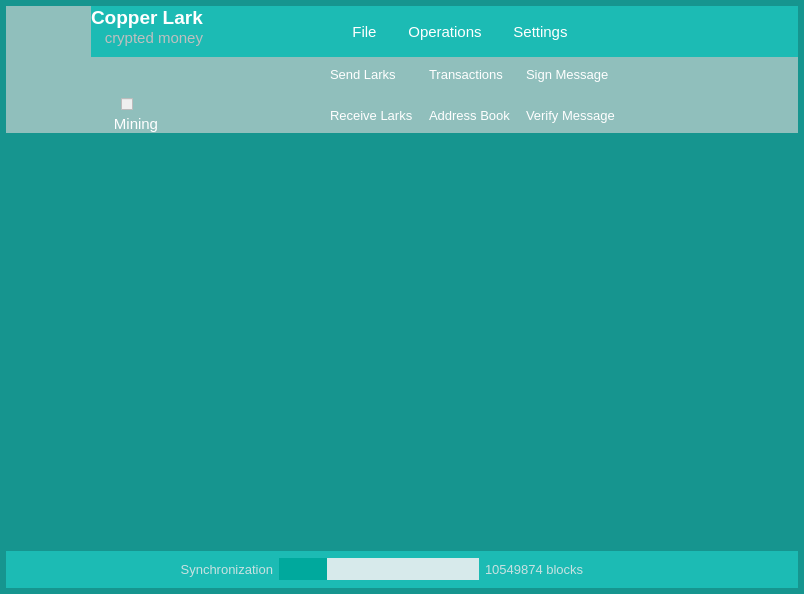
<?xml version="1.0" encoding="UTF-8"?>
<ui version="4.0">
 <class>MainWindow</class>
 <widget class="QMainWindow" name="MainWindow">
  <property name="geometry">
   <rect>
    <x>0</x>
    <y>0</y>
    <width>804</width>
    <height>594</height>
   </rect>
  </property>
  <property name="font">
   <font>
    <stylestrategy>PreferAntialias</stylestrategy>
   </font>
  </property>
  <property name="windowTitle">
   <string>MainWindow</string>
  </property>
  <property name="styleSheet">
   <string notr="true">#MainWindow {
	background-color: rgb(22, 149, 143);
	/*margin: 6px;
	/*border: 6px solid rgba(0,0,0, 0);*/
}

QMenu {
    background-color: #1cbbb4;
    border: 0px solid black;
}

QMenu::item {
    background-color: transparent;
	color: #deeef1;;
}

QMenu::item:selected {
    background-color: #00a99d;
	color: #d7eaeb;
}

/* ================= combobox */
QComboBox {
    border: 1px solid #ededed;
    padding: 0px 18px 0px 3px;
    min-width: 20px;
	min-height: 20px;
 }

 QComboBox:editable {
     background: white;
 }

 QComboBox:!editable{
      background-color: #fafcfc;
 }

 QComboBox:!editable:on {
     background-color: #fafcfc;
 }

 QComboBox:on {
     /*padding-top: 3px;
     padding-left: 4px;*/
 }

QComboBox::drop-down {
    subcontrol-origin: padding;
    subcontrol-position: top right;
    width: 20px;
	background-color: #90bfbc;

    border-left-width: 1px;
    border-left-color: darkgray;
    border-left-style: solid;
}
QComboBox::drop-down:hover, QComboBox::drop-down:on {
	background-color: #6ea3a0;
}

 QComboBox::down-arrow {
	image: url(:/res/combo_arrow.png);
 }

 QComboBox::down-arrow:on {
/*     top: 1px;
     left: 1px;*/
 }

/* =========== QLineEdit =============*/
QLineEdit {
	border: 0px solid gray;
}
/* =========== header ===============*/
QWidget[is_header=&quot;true&quot;] {
	background-color: #7cafac;
}
/* =========== CheckBox ==============*/
QCheckBox {
    spacing: 5px;
	color: #1cbbb4;
}

QCheckBox::indicator {
    width: 12px;
    height: 12px;
}

QCheckBox::indicator:unchecked {
	image: url(:/res/check_unchecked.png);
}

QCheckBox::indicator:unchecked:hover {
    image: url(:/res/check_unchecked.png);
}

QCheckBox::indicator:unchecked:pressed {
    image: url(:/res/check_unchecked.png);
}

QCheckBox::indicator:checked {
	image: url(:/res/check_checked.png);
}

QCheckBox::indicator:checked:hover {
    image: url(:/res/check_checked.png);
}

QCheckBox::indicator:checked:pressed {
    image: url(:/res/check_checked.png);
}
</string>
  </property>
  <widget class="QWidget" name="centralWidget">
   <layout class="QVBoxLayout" name="verticalLayout_8" stretch="0,0,0,0">
    <property name="spacing">
     <number>0</number>
    </property>
    <property name="margin">
     <number>6</number>
    </property>
    <item>
     <widget class="QWidget" name="wHeader" native="true">
      <property name="sizePolicy">
       <sizepolicy hsizetype="Preferred" vsizetype="Fixed">
        <horstretch>0</horstretch>
        <verstretch>0</verstretch>
       </sizepolicy>
      </property>
      <property name="minimumSize">
       <size>
        <width>0</width>
        <height>127</height>
       </size>
      </property>
      <property name="maximumSize">
       <size>
        <width>16777215</width>
        <height>127</height>
       </size>
      </property>
      <property name="styleSheet">
       <string notr="true">#wHeader {
	background-color: rgb(144, 191, 188);
}

QWidget {
	color: white;
}</string>
      </property>
      <layout class="QHBoxLayout" name="horizontalLayout_4" stretch="0,0">
       <property name="spacing">
        <number>0</number>
       </property>
       <property name="margin">
        <number>0</number>
       </property>
       <item>
        <widget class="QWidget" name="wLogo" native="true">
         <property name="minimumSize">
          <size>
           <width>85</width>
           <height>0</height>
          </size>
         </property>
         <property name="maximumSize">
          <size>
           <width>85</width>
           <height>16777215</height>
          </size>
         </property>
         <property name="styleSheet">
          <string notr="true">#wHeader {
	background-color: transparent;
}</string>
         </property>
         <layout class="QVBoxLayout" name="verticalLayout_7">
          <property name="spacing">
           <number>0</number>
          </property>
          <property name="margin">
           <number>0</number>
          </property>
          <item>
           <widget class="QLabel" name="lbLogo">
            <property name="minimumSize">
             <size>
              <width>85</width>
              <height>85</height>
             </size>
            </property>
            <property name="maximumSize">
             <size>
              <width>85</width>
              <height>85</height>
             </size>
            </property>
            <property name="text">
             <string notr="true"/>
            </property>
            <property name="pixmap">
             <pixmap resource="../res.qrc">:/res/logo.png</pixmap>
            </property>
           </widget>
          </item>
          <item>
           <widget class="QWidget" name="widget" native="true">
            <layout class="QHBoxLayout" name="horizontalLayout_9">
             <property name="spacing">
              <number>6</number>
             </property>
             <property name="margin">
              <number>0</number>
             </property>
             <item>
              <spacer name="horizontalSpacer_13">
               <property name="orientation">
                <enum>Qt::Horizontal</enum>
               </property>
               <property name="sizeHint" stdset="0">
                <size>
                 <width>40</width>
                 <height>20</height>
                </size>
               </property>
              </spacer>
             </item>
             <item>
              <widget class="QPushButton" name="bNewMessage">
               <property name="minimumSize">
                <size>
                 <width>30</width>
                 <height>31</height>
                </size>
               </property>
               <property name="maximumSize">
                <size>
                 <width>30</width>
                 <height>31</height>
                </size>
               </property>
               <property name="styleSheet">
                <string notr="true">QPushButton:flat {
	border: 0px solid gray;
	image: url(:/res/mail/mail_normal.png);
}

QPushButton:pressed:flat {
	image: url(:/res/mail/mail_normal.png);
}

QPushButton:hover {
	image: url(:/res/mail/mail_hover.png);
}</string>
               </property>
               <property name="text">
                <string/>
               </property>
               <property name="iconSize">
                <size>
                 <width>26</width>
                 <height>17</height>
                </size>
               </property>
               <property name="flat">
                <bool>true</bool>
               </property>
              </widget>
             </item>
             <item>
              <widget class="QPushButton" name="bHome">
               <property name="minimumSize">
                <size>
                 <width>30</width>
                 <height>30</height>
                </size>
               </property>
               <property name="maximumSize">
                <size>
                 <width>30</width>
                 <height>30</height>
                </size>
               </property>
               <property name="toolTip">
                <string>&lt;html&gt;&lt;head/&gt;&lt;body&gt;&lt;p&gt;Welcome to payment system Copper Lark. This is your personal account&lt;/p&gt;&lt;/body&gt;&lt;/html&gt;</string>
               </property>
               <property name="styleSheet">
                <string notr="true">QPushButton {
	border: 0px solid gray;
	image: url(:/res/home_normal.png);
}

QPushButton:pressed:flat {
	image: url(:/res/home_pressed.png);
}

QPushButton:hover {
	image: url(:/res/home_hover.png);
}</string>
               </property>
               <property name="text">
                <string/>
               </property>
               <property name="iconSize">
                <size>
                 <width>26</width>
                 <height>23</height>
                </size>
               </property>
               <property name="flat">
                <bool>true</bool>
               </property>
              </widget>
             </item>
            </layout>
           </widget>
          </item>
         </layout>
        </widget>
       </item>
       <item>
        <layout class="QVBoxLayout" name="verticalLayout_2" stretch="0,0">
         <property name="spacing">
          <number>0</number>
         </property>
         <item>
          <widget class="QWidget" name="wCaption" native="true">
           <property name="styleSheet">
            <string notr="true">#wCaption {
	background-color: rgb(28, 187, 180);
}

QWidget {
	color: white;
}</string>
           </property>
           <layout class="QHBoxLayout" name="horizontalLayout_2" stretch="0,1,0,0,0,0,0,1,0,0">
            <property name="margin">
             <number>0</number>
            </property>
            <item>
             <layout class="QVBoxLayout" name="verticalLayout" stretch="0,1">
              <property name="spacing">
               <number>0</number>
              </property>
              <item>
               <widget class="QLabel" name="label_2">
                <property name="font">
                 <font>
                  <pointsize>14</pointsize>
                  <weight>75</weight>
                  <bold>true</bold>
                  <stylestrategy>PreferAntialias</stylestrategy>
                 </font>
                </property>
                <property name="text">
                 <string>Copper Lark</string>
                </property>
               </widget>
              </item>
              <item>
               <widget class="QLabel" name="label">
                <property name="font">
                 <font>
                  <pointsize>11</pointsize>
                 </font>
                </property>
                <property name="styleSheet">
                 <string notr="true">QLabel {
	color: rgb(190, 191, 191);
}</string>
                </property>
                <property name="text">
                 <string>crypted money</string>
                </property>
                <property name="alignment">
                 <set>Qt::AlignRight|Qt::AlignTop|Qt::AlignTrailing</set>
                </property>
               </widget>
              </item>
             </layout>
            </item>
            <item>
             <spacer name="horizontalSpacer_3">
              <property name="orientation">
               <enum>Qt::Horizontal</enum>
              </property>
              <property name="sizeHint" stdset="0">
               <size>
                <width>40</width>
                <height>20</height>
               </size>
              </property>
             </spacer>
            </item>
            <item>
             <widget class="QPushButton" name="pushButton_9">
              <property name="sizePolicy">
               <sizepolicy hsizetype="Maximum" vsizetype="Expanding">
                <horstretch>0</horstretch>
                <verstretch>0</verstretch>
               </sizepolicy>
              </property>
              <property name="font">
               <font>
                <pointsize>11</pointsize>
                <stylestrategy>PreferAntialias</stylestrategy>
               </font>
              </property>
              <property name="styleSheet">
               <string notr="true">QPushButton {
	border: 0px solid #d5c3b4;
	margin: 0px;
	padding: 10px;
	background-color: transparent;
}

QPushButton:pressed {
	border: 0px solid #d5c3b4;
	margin: 0px;
	background-color: rgb(0, 169, 157);
}</string>
              </property>
              <property name="text">
               <string>File</string>
              </property>
              <property name="flat">
               <bool>true</bool>
              </property>
             </widget>
            </item>
            <item>
             <spacer name="horizontalSpacer_10">
              <property name="orientation">
               <enum>Qt::Horizontal</enum>
              </property>
              <property name="sizeType">
               <enum>QSizePolicy::Fixed</enum>
              </property>
              <property name="sizeHint" stdset="0">
               <size>
                <width>5</width>
                <height>20</height>
               </size>
              </property>
             </spacer>
            </item>
            <item>
             <widget class="QPushButton" name="pushButton_5">
              <property name="sizePolicy">
               <sizepolicy hsizetype="Minimum" vsizetype="Expanding">
                <horstretch>0</horstretch>
                <verstretch>0</verstretch>
               </sizepolicy>
              </property>
              <property name="font">
               <font>
                <pointsize>11</pointsize>
                <stylestrategy>PreferAntialias</stylestrategy>
               </font>
              </property>
              <property name="styleSheet">
               <string notr="true">QPushButton {
	border: 0px solid #d5c3b4;
	margin: 0px;
	padding: 10px;
	background-color: transparent;
}

QPushButton:pressed {
	border: 0px solid #d5c3b4;
	margin: 0px;
	background-color: rgb(0, 169, 157);
}</string>
              </property>
              <property name="text">
               <string>Operations</string>
              </property>
              <property name="flat">
               <bool>true</bool>
              </property>
             </widget>
            </item>
            <item>
             <spacer name="horizontalSpacer_12">
              <property name="orientation">
               <enum>Qt::Horizontal</enum>
              </property>
              <property name="sizeType">
               <enum>QSizePolicy::Fixed</enum>
              </property>
              <property name="sizeHint" stdset="0">
               <size>
                <width>5</width>
                <height>20</height>
               </size>
              </property>
             </spacer>
            </item>
            <item>
             <widget class="QPushButton" name="pushButton_3">
              <property name="sizePolicy">
               <sizepolicy hsizetype="Minimum" vsizetype="Expanding">
                <horstretch>0</horstretch>
                <verstretch>0</verstretch>
               </sizepolicy>
              </property>
              <property name="font">
               <font>
                <pointsize>11</pointsize>
                <stylestrategy>PreferAntialias</stylestrategy>
               </font>
              </property>
              <property name="styleSheet">
               <string notr="true">QPushButton {
	border: 0px solid #d5c3b4;
	margin: 0px;
	padding: 10px;
	background-color: transparent;
}

QPushButton:pressed {
	border: 0px solid #d5c3b4;
	margin: 0px;
	background-color: rgb(0, 169, 157);
}</string>
              </property>
              <property name="text">
               <string>Settings</string>
              </property>
              <property name="flat">
               <bool>true</bool>
              </property>
             </widget>
            </item>
            <item>
             <spacer name="horizontalSpacer_4">
              <property name="orientation">
               <enum>Qt::Horizontal</enum>
              </property>
              <property name="sizeHint" stdset="0">
               <size>
                <width>40</width>
                <height>20</height>
               </size>
              </property>
             </spacer>
            </item>
            <item>
             <spacer name="horizontalSpacer_5">
              <property name="orientation">
               <enum>Qt::Horizontal</enum>
              </property>
              <property name="sizeType">
               <enum>QSizePolicy::Fixed</enum>
              </property>
              <property name="sizeHint" stdset="0">
               <size>
                <width>15</width>
                <height>20</height>
               </size>
              </property>
             </spacer>
            </item>
            <item>
             <widget class="QWidget" name="wCaptionButtons" native="true">
              <property name="sizePolicy">
               <sizepolicy hsizetype="Fixed" vsizetype="Preferred">
                <horstretch>0</horstretch>
                <verstretch>0</verstretch>
               </sizepolicy>
              </property>
              <layout class="QHBoxLayout" name="horizontalLayout">
               <property name="sizeConstraint">
                <enum>QLayout::SetDefaultConstraint</enum>
               </property>
               <property name="margin">
                <number>0</number>
               </property>
               <item>
                <widget class="QPushButton" name="pushButton_2">
                 <property name="minimumSize">
                  <size>
                   <width>30</width>
                   <height>30</height>
                  </size>
                 </property>
                 <property name="maximumSize">
                  <size>
                   <width>30</width>
                   <height>30</height>
                  </size>
                 </property>
                 <property name="styleSheet">
                  <string notr="true">QPushButton {
	border: 0px solid gray;
	image: url(:/res/minimize_normal.png);
}

QPushButton:pressed:flat {
	border: 0px solid gray;
	image: url(:/res/minimize_normal.png);
}

QPushButton:hover {
	image: url(:/res/minimize_hover.png);
}</string>
                 </property>
                 <property name="text">
                  <string notr="true"/>
                 </property>
                 <property name="icon">
                  <iconset>
                   <normaloff>:/res/minimize.png</normaloff>:/res/minimize.png</iconset>
                 </property>
                 <property name="flat">
                  <bool>true</bool>
                 </property>
                </widget>
               </item>
               <item>
                <widget class="QPushButton" name="pushButton">
                 <property name="minimumSize">
                  <size>
                   <width>30</width>
                   <height>30</height>
                  </size>
                 </property>
                 <property name="maximumSize">
                  <size>
                   <width>30</width>
                   <height>30</height>
                  </size>
                 </property>
                 <property name="styleSheet">
                  <string notr="true">QPushButton {	
	image: url(:/res/close_normal.png);
	border: 0px solid gray;
}
QPushButton:pressed:flat {
	image: url(:/res/close_normal.png);
}

QPushButton:hover {
	image: url(:/res/close_hover.png);
}</string>
                 </property>
                 <property name="text">
                  <string notr="true"/>
                 </property>
                 <property name="flat">
                  <bool>true</bool>
                 </property>
                </widget>
               </item>
              </layout>
             </widget>
            </item>
           </layout>
          </widget>
         </item>
         <item>
          <layout class="QHBoxLayout" name="horizontalLayout_3">
           <item>
            <widget class="QWidget" name="wMining" native="true">
             <property name="sizePolicy">
              <sizepolicy hsizetype="Fixed" vsizetype="Expanding">
               <horstretch>0</horstretch>
               <verstretch>0</verstretch>
              </sizepolicy>
             </property>
             <property name="minimumSize">
              <size>
               <width>90</width>
               <height>76</height>
              </size>
             </property>
             <property name="maximumSize">
              <size>
               <width>90</width>
               <height>16777215</height>
              </size>
             </property>
             <property name="styleSheet">
              <string notr="true">#wMining {
	background-color: #90bfbc;
}

#wMining:hover {
	background-color: #7cafac;
}

#wMining[is_pressed=&quot;true&quot;] {
	background-color: #00a99d;
}

#wMining[is_checked=&quot;true&quot;] {
	background-color: #7cafac;
}</string>
             </property>
             <property name="is_checked" stdset="0">
              <bool>false</bool>
             </property>
             <property name="is_pressed" stdset="0">
              <bool>false</bool>
             </property>
             <widget class="QLabel" name="label_16">
              <property name="geometry">
               <rect>
                <x>30</x>
                <y>7</y>
                <width>41</width>
                <height>51</height>
               </rect>
              </property>
              <property name="text">
               <string/>
              </property>
              <property name="pixmap">
               <pixmap resource="../res.qrc">:/res/mining.png</pixmap>
              </property>
             </widget>
             <widget class="QCheckBox" name="checkBox">
              <property name="enabled">
               <bool>false</bool>
              </property>
              <property name="geometry">
               <rect>
                <x>30</x>
                <y>37</y>
                <width>20</width>
                <height>20</height>
               </rect>
              </property>
              <property name="styleSheet">
               <string notr="true"/>
              </property>
              <property name="text">
               <string/>
              </property>
              <property name="checkable">
               <bool>true</bool>
              </property>
             </widget>
             <widget class="QLabel" name="label_17">
              <property name="geometry">
               <rect>
                <x>0</x>
                <y>57</y>
                <width>90</width>
                <height>20</height>
               </rect>
              </property>
              <property name="font">
               <font>
                <pointsize>11</pointsize>
                <stylestrategy>PreferAntialias</stylestrategy>
               </font>
              </property>
              <property name="styleSheet">
               <string notr="true">QLabel {
	color: white;
}</string>
              </property>
              <property name="text">
               <string>Mining</string>
              </property>
              <property name="alignment">
               <set>Qt::AlignCenter</set>
              </property>
             </widget>
            </widget>
           </item>
           <item>
            <spacer name="horizontalSpacer_2">
             <property name="orientation">
              <enum>Qt::Horizontal</enum>
             </property>
             <property name="sizeHint" stdset="0">
              <size>
               <width>40</width>
               <height>20</height>
              </size>
             </property>
            </spacer>
           </item>
           <item>
            <layout class="QGridLayout" name="gridLayout">
             <item row="0" column="0">
              <widget class="QPushButton" name="pushButton_6">
               <property name="sizePolicy">
                <sizepolicy hsizetype="Minimum" vsizetype="Expanding">
                 <horstretch>0</horstretch>
                 <verstretch>0</verstretch>
                </sizepolicy>
               </property>
               <property name="font">
                <font>
                 <pointsize>10</pointsize>
                 <stylestrategy>PreferAntialias</stylestrategy>
                </font>
               </property>
               <property name="styleSheet">
                <string notr="true">QPushButton {
	text-align:left;
	border: 0px solid gray;
	padding: 3px 5px 3px 5px;
}

QPushButton:pressed:flat {
	background-color: #00a99d;
}

QPushButton:hover {
	background-color: #1cbbb4;
}</string>
               </property>
               <property name="text">
                <string>Send Larks</string>
               </property>
               <property name="icon">
                <iconset resource="../res.qrc">
                 <normaloff>:/res/upload.png</normaloff>:/res/upload.png</iconset>
               </property>
               <property name="iconSize">
                <size>
                 <width>30</width>
                 <height>30</height>
                </size>
               </property>
               <property name="flat">
                <bool>true</bool>
               </property>
              </widget>
             </item>
             <item row="0" column="1">
              <widget class="QPushButton" name="pushButton_8">
               <property name="sizePolicy">
                <sizepolicy hsizetype="Minimum" vsizetype="Expanding">
                 <horstretch>0</horstretch>
                 <verstretch>0</verstretch>
                </sizepolicy>
               </property>
               <property name="font">
                <font>
                 <pointsize>10</pointsize>
                 <stylestrategy>PreferAntialias</stylestrategy>
                </font>
               </property>
               <property name="styleSheet">
                <string notr="true">QPushButton {
	text-align:left;
	border: 0px solid gray;
	padding: 3px 5px 3px 5px;
}

QPushButton:pressed:flat {
	background-color: #00a99d;
}

QPushButton:hover {
	background-color: #1cbbb4;
}</string>
               </property>
               <property name="text">
                <string>Transactions</string>
               </property>
               <property name="icon">
                <iconset resource="../res.qrc">
                 <normaloff>:/res/transactions.png</normaloff>:/res/transactions.png</iconset>
               </property>
               <property name="iconSize">
                <size>
                 <width>30</width>
                 <height>30</height>
                </size>
               </property>
               <property name="flat">
                <bool>true</bool>
               </property>
              </widget>
             </item>
             <item row="0" column="2">
              <widget class="QPushButton" name="pushButton_10">
               <property name="sizePolicy">
                <sizepolicy hsizetype="Minimum" vsizetype="Expanding">
                 <horstretch>0</horstretch>
                 <verstretch>0</verstretch>
                </sizepolicy>
               </property>
               <property name="font">
                <font>
                 <pointsize>10</pointsize>
                 <stylestrategy>PreferAntialias</stylestrategy>
                </font>
               </property>
               <property name="styleSheet">
                <string notr="true">QPushButton {
	text-align:left;
	border: 0px solid gray;
	padding: 3px 5px 3px 5px;
}

QPushButton:pressed:flat {
	background-color: #00a99d;
}

QPushButton:hover {
	background-color: #1cbbb4;
}</string>
               </property>
               <property name="text">
                <string>Sign Message</string>
               </property>
               <property name="icon">
                <iconset resource="../res.qrc">
                 <normaloff>:/res/sign_message_icon.png</normaloff>:/res/sign_message_icon.png</iconset>
               </property>
               <property name="iconSize">
                <size>
                 <width>30</width>
                 <height>30</height>
                </size>
               </property>
               <property name="flat">
                <bool>true</bool>
               </property>
              </widget>
             </item>
             <item row="1" column="0">
              <widget class="QPushButton" name="pushButton_7">
               <property name="sizePolicy">
                <sizepolicy hsizetype="Minimum" vsizetype="Expanding">
                 <horstretch>0</horstretch>
                 <verstretch>0</verstretch>
                </sizepolicy>
               </property>
               <property name="font">
                <font>
                 <pointsize>10</pointsize>
                 <stylestrategy>PreferAntialias</stylestrategy>
                </font>
               </property>
               <property name="styleSheet">
                <string notr="true">QPushButton {
	text-align:left;
	border: 0px solid gray;
	padding: 3px 5px 3px 5px;
}

QPushButton:pressed:flat {
	background-color: #00a99d;
}

QPushButton:hover {
	background-color: #1cbbb4;
}</string>
               </property>
               <property name="text">
                <string>Receive Larks</string>
               </property>
               <property name="icon">
                <iconset resource="../res.qrc">
                 <normaloff>:/res/download.png</normaloff>:/res/download.png</iconset>
               </property>
               <property name="iconSize">
                <size>
                 <width>30</width>
                 <height>30</height>
                </size>
               </property>
               <property name="flat">
                <bool>true</bool>
               </property>
              </widget>
             </item>
             <item row="1" column="1">
              <widget class="QPushButton" name="pushButton_12">
               <property name="sizePolicy">
                <sizepolicy hsizetype="Minimum" vsizetype="Expanding">
                 <horstretch>0</horstretch>
                 <verstretch>0</verstretch>
                </sizepolicy>
               </property>
               <property name="font">
                <font>
                 <pointsize>10</pointsize>
                 <stylestrategy>PreferAntialias</stylestrategy>
                </font>
               </property>
               <property name="styleSheet">
                <string notr="true">QPushButton {
	text-align:left;
	border: 0px solid gray;
	padding: 3px 5px 3px 5px;
}

QPushButton:pressed:flat {
	background-color: #00a99d;
}

QPushButton:hover {
	background-color: #1cbbb4;
}</string>
               </property>
               <property name="text">
                <string>Address Book</string>
               </property>
               <property name="icon">
                <iconset resource="../res.qrc">
                 <normaloff>:/res/address_book.png</normaloff>:/res/address_book.png</iconset>
               </property>
               <property name="iconSize">
                <size>
                 <width>30</width>
                 <height>30</height>
                </size>
               </property>
               <property name="flat">
                <bool>true</bool>
               </property>
              </widget>
             </item>
             <item row="1" column="2">
              <widget class="QPushButton" name="pushButton_11">
               <property name="sizePolicy">
                <sizepolicy hsizetype="Minimum" vsizetype="Expanding">
                 <horstretch>0</horstretch>
                 <verstretch>0</verstretch>
                </sizepolicy>
               </property>
               <property name="font">
                <font>
                 <pointsize>10</pointsize>
                 <stylestrategy>PreferAntialias</stylestrategy>
                </font>
               </property>
               <property name="styleSheet">
                <string notr="true">QPushButton {
	text-align:left;
	border: 0px solid gray;
	padding: 3px 5px 3px 5px;
}

QPushButton:pressed:flat {
	background-color: #00a99d;
}

QPushButton:hover {
	background-color: #1cbbb4;
}</string>
               </property>
               <property name="text">
                <string>Verify Message</string>
               </property>
               <property name="icon">
                <iconset resource="../res.qrc">
                 <normaloff>:/res/verify_sign.png</normaloff>:/res/verify_sign.png</iconset>
               </property>
               <property name="iconSize">
                <size>
                 <width>30</width>
                 <height>30</height>
                </size>
               </property>
               <property name="flat">
                <bool>true</bool>
               </property>
              </widget>
             </item>
            </layout>
           </item>
           <item>
            <spacer name="horizontalSpacer">
             <property name="orientation">
              <enum>Qt::Horizontal</enum>
             </property>
             <property name="sizeHint" stdset="0">
              <size>
               <width>40</width>
               <height>20</height>
              </size>
             </property>
            </spacer>
           </item>
           <item>
            <layout class="QVBoxLayout" name="verticalLayout_3">
             <property name="rightMargin">
              <number>5</number>
             </property>
             <item>
              <widget class="QPushButton" name="bAbout">
               <property name="minimumSize">
                <size>
                 <width>30</width>
                 <height>30</height>
                </size>
               </property>
               <property name="maximumSize">
                <size>
                 <width>30</width>
                 <height>30</height>
                </size>
               </property>
               <property name="styleSheet">
                <string notr="true">QPushButton {
	border: 0px solid gray;
	image: url(:/res/about.png);
}

QPushButton:pressed:flat {
	image: url(:/res/about_pressed.png);
}

QPushButton:hover {
	image: url(:/res/about_hover.png);
}</string>
               </property>
               <property name="text">
                <string notr="true"/>
               </property>
               <property name="iconSize">
                <size>
                 <width>26</width>
                 <height>26</height>
                </size>
               </property>
               <property name="flat">
                <bool>true</bool>
               </property>
              </widget>
             </item>
             <item>
              <widget class="QPushButton" name="bHelp">
               <property name="minimumSize">
                <size>
                 <width>30</width>
                 <height>30</height>
                </size>
               </property>
               <property name="maximumSize">
                <size>
                 <width>30</width>
                 <height>30</height>
                </size>
               </property>
               <property name="styleSheet">
                <string notr="true">QPushButton {
	border: 0px solid gray;
	image: url(:/res/help.png);
}

QPushButton:pressed:flat {
	image: url(:/res/help_pressed.png);
}

QPushButton:hover {
	image: url(:/res/help_hover.png);
}</string>
               </property>
               <property name="text">
                <string/>
               </property>
               <property name="iconSize">
                <size>
                 <width>26</width>
                 <height>26</height>
                </size>
               </property>
               <property name="flat">
                <bool>true</bool>
               </property>
              </widget>
             </item>
            </layout>
           </item>
          </layout>
         </item>
        </layout>
       </item>
      </layout>
     </widget>
    </item>
    <item>
     <widget class="QStackedWidget" name="stackedWidget">
      <property name="currentIndex">
       <number>-1</number>
      </property>
     </widget>
    </item>
    <item>
     <widget class="Line" name="line_4">
      <property name="styleSheet">
       <string notr="true">background-color: #16958f;</string>
      </property>
      <property name="lineWidth">
       <number>0</number>
      </property>
      <property name="orientation">
       <enum>Qt::Horizontal</enum>
      </property>
     </widget>
    </item>
    <item>
     <widget class="QWidget" name="wStatusBar" native="true">
      <property name="minimumSize">
       <size>
        <width>0</width>
        <height>37</height>
       </size>
      </property>
      <property name="maximumSize">
       <size>
        <width>16777215</width>
        <height>37</height>
       </size>
      </property>
      <property name="styleSheet">
       <string notr="true">#wStatusBar {
	background-color: #1cbbb4;
}
QLabel {
	color: #c8e1e1;
}</string>
      </property>
      <layout class="QHBoxLayout" name="horizontalLayout_6" stretch="0,1,0,1,0,0,0,0">
       <property name="margin">
        <number>0</number>
       </property>
       <item>
        <spacer name="horizontalSpacer_8">
         <property name="orientation">
          <enum>Qt::Horizontal</enum>
         </property>
         <property name="sizeType">
          <enum>QSizePolicy::Fixed</enum>
         </property>
         <property name="sizeHint" stdset="0">
          <size>
           <width>5</width>
           <height>20</height>
          </size>
         </property>
        </spacer>
       </item>
       <item>
        <widget class="QLabel" name="label_12">
         <property name="font">
          <font>
           <pointsize>10</pointsize>
          </font>
         </property>
         <property name="text">
          <string>Synchronization</string>
         </property>
         <property name="alignment">
          <set>Qt::AlignRight|Qt::AlignTrailing|Qt::AlignVCenter</set>
         </property>
        </widget>
       </item>
       <item>
        <widget class="QProgressBar" name="progressBar">
         <property name="minimumSize">
          <size>
           <width>200</width>
           <height>0</height>
          </size>
         </property>
         <property name="styleSheet">
          <string notr="true">QProgressBar {
    border: 0px solid grey;
	background-color: #d7eaeb;
}

QProgressBar::chunk {
    background-color: #00a99d;
    /*width: 20px;*/
}</string>
         </property>
         <property name="value">
          <number>24</number>
         </property>
         <property name="textVisible">
          <bool>false</bool>
         </property>
         <property name="format">
          <string/>
         </property>
        </widget>
       </item>
       <item>
        <widget class="QLabel" name="label_13">
         <property name="font">
          <font>
           <pointsize>10</pointsize>
          </font>
         </property>
         <property name="text">
          <string>10549874 blocks</string>
         </property>
        </widget>
       </item>
       <item>
        <spacer name="horizontalSpacer_6">
         <property name="orientation">
          <enum>Qt::Horizontal</enum>
         </property>
         <property name="sizeHint" stdset="0">
          <size>
           <width>20</width>
           <height>20</height>
          </size>
         </property>
        </spacer>
       </item>
       <item>
        <widget class="QLabel" name="label_14">
         <property name="text">
          <string notr="true"/>
         </property>
         <property name="pixmap">
          <pixmap resource="../res.qrc">:/res/connection_1.png</pixmap>
         </property>
        </widget>
       </item>
       <item>
        <widget class="QLabel" name="label_15">
         <property name="text">
          <string/>
         </property>
         <property name="pixmap">
          <pixmap resource="../res.qrc">:/res/sync_1.png</pixmap>
         </property>
        </widget>
       </item>
       <item>
        <spacer name="horizontalSpacer_7">
         <property name="orientation">
          <enum>Qt::Horizontal</enum>
         </property>
         <property name="sizeType">
          <enum>QSizePolicy::Fixed</enum>
         </property>
         <property name="sizeHint" stdset="0">
          <size>
           <width>5</width>
           <height>20</height>
          </size>
         </property>
        </spacer>
       </item>
      </layout>
     </widget>
    </item>
   </layout>
  </widget>
 </widget>
 <layoutdefault spacing="6" margin="11"/>
 <resources>
  <include location="../res.qrc"/>
 </resources>
 <connections>
  <connection>
   <sender>pushButton</sender>
   <signal>clicked()</signal>
   <receiver>MainWindow</receiver>
   <slot>close()</slot>
   <hints>
    <hint type="sourcelabel">
     <x>796</x>
     <y>30</y>
    </hint>
    <hint type="destinationlabel">
     <x>736</x>
     <y>4</y>
    </hint>
   </hints>
  </connection>
  <connection>
   <sender>pushButton_2</sender>
   <signal>clicked()</signal>
   <receiver>MainWindow</receiver>
   <slot>showMinimized()</slot>
   <hints>
    <hint type="sourcelabel">
     <x>760</x>
     <y>36</y>
    </hint>
    <hint type="destinationlabel">
     <x>754</x>
     <y>20</y>
    </hint>
   </hints>
  </connection>
  <connection>
   <sender>checkBox</sender>
   <signal>clicked(bool)</signal>
   <receiver>MainWindow</receiver>
   <slot>mininigClicked(bool)</slot>
   <hints>
    <hint type="sourcelabel">
     <x>128</x>
     <y>98</y>
    </hint>
    <hint type="destinationlabel">
     <x>5</x>
     <y>312</y>
    </hint>
   </hints>
  </connection>
  <connection>
   <sender>pushButton_8</sender>
   <signal>clicked()</signal>
   <receiver>MainWindow</receiver>
   <slot>gotoHistoryPage()</slot>
   <hints>
    <hint type="sourcelabel">
     <x>477</x>
     <y>72</y>
    </hint>
    <hint type="destinationlabel">
     <x>803</x>
     <y>61</y>
    </hint>
   </hints>
  </connection>
  <connection>
   <sender>bHome</sender>
   <signal>clicked()</signal>
   <receiver>MainWindow</receiver>
   <slot>gotoOverviewPage()</slot>
   <hints>
    <hint type="sourcelabel">
     <x>74</x>
     <y>110</y>
    </hint>
    <hint type="destinationlabel">
     <x>5</x>
     <y>81</y>
    </hint>
   </hints>
  </connection>
  <connection>
   <sender>pushButton_9</sender>
   <signal>clicked()</signal>
   <receiver>MainWindow</receiver>
   <slot>menuFileRequested()</slot>
   <hints>
    <hint type="sourcelabel">
     <x>358</x>
     <y>32</y>
    </hint>
    <hint type="destinationlabel">
     <x>73</x>
     <y>0</y>
    </hint>
   </hints>
  </connection>
  <connection>
   <sender>pushButton_5</sender>
   <signal>clicked()</signal>
   <receiver>MainWindow</receiver>
   <slot>menuOperationsRequested()</slot>
   <hints>
    <hint type="sourcelabel">
     <x>434</x>
     <y>20</y>
    </hint>
    <hint type="destinationlabel">
     <x>293</x>
     <y>2</y>
    </hint>
   </hints>
  </connection>
  <connection>
   <sender>pushButton_3</sender>
   <signal>clicked()</signal>
   <receiver>MainWindow</receiver>
   <slot>menuSettingsRequested()</slot>
   <hints>
    <hint type="sourcelabel">
     <x>541</x>
     <y>30</y>
    </hint>
    <hint type="destinationlabel">
     <x>601</x>
     <y>3</y>
    </hint>
   </hints>
  </connection>
  <connection>
   <sender>pushButton_7</sender>
   <signal>clicked()</signal>
   <receiver>MainWindow</receiver>
   <slot>gotoReceiveCoinsPage()</slot>
   <hints>
    <hint type="sourcelabel">
     <x>310</x>
     <y>105</y>
    </hint>
    <hint type="destinationlabel">
     <x>303</x>
     <y>-8</y>
    </hint>
   </hints>
  </connection>
  <connection>
   <sender>pushButton_12</sender>
   <signal>clicked()</signal>
   <receiver>MainWindow</receiver>
   <slot>gotoAddressBookPage()</slot>
   <hints>
    <hint type="sourcelabel">
     <x>487</x>
     <y>111</y>
    </hint>
    <hint type="destinationlabel">
     <x>320</x>
     <y>-7</y>
    </hint>
   </hints>
  </connection>
  <connection>
   <sender>pushButton_6</sender>
   <signal>clicked()</signal>
   <receiver>MainWindow</receiver>
   <slot>gotoSendCoinsPage()</slot>
   <hints>
    <hint type="sourcelabel">
     <x>281</x>
     <y>66</y>
    </hint>
    <hint type="destinationlabel">
     <x>120</x>
     <y>-4</y>
    </hint>
   </hints>
  </connection>
  <connection>
   <sender>bNewMessage</sender>
   <signal>clicked()</signal>
   <receiver>MainWindow</receiver>
   <slot>showServiceMessages()</slot>
   <hints>
    <hint type="sourcelabel">
     <x>40</x>
     <y>102</y>
    </hint>
    <hint type="destinationlabel">
     <x>-1</x>
     <y>109</y>
    </hint>
   </hints>
  </connection>
  <connection>
   <sender>pushButton_10</sender>
   <signal>clicked()</signal>
   <receiver>MainWindow</receiver>
   <slot>gotoSignMessageTab()</slot>
   <hints>
    <hint type="sourcelabel">
     <x>614</x>
     <y>70</y>
    </hint>
    <hint type="destinationlabel">
     <x>806</x>
     <y>91</y>
    </hint>
   </hints>
  </connection>
  <connection>
   <sender>pushButton_11</sender>
   <signal>clicked()</signal>
   <receiver>MainWindow</receiver>
   <slot>gotoVerifyMessageTab()</slot>
   <hints>
    <hint type="sourcelabel">
     <x>634</x>
     <y>100</y>
    </hint>
    <hint type="destinationlabel">
     <x>806</x>
     <y>122</y>
    </hint>
   </hints>
  </connection>
  <connection>
   <sender>bAbout</sender>
   <signal>clicked()</signal>
   <receiver>MainWindow</receiver>
   <slot>aboutClicked()</slot>
   <hints>
    <hint type="sourcelabel">
     <x>775</x>
     <y>70</y>
    </hint>
    <hint type="destinationlabel">
     <x>401</x>
     <y>296</y>
    </hint>
   </hints>
  </connection>
  <connection>
   <sender>checkBox</sender>
   <signal>toggled(bool)</signal>
   <receiver>MainWindow</receiver>
   <slot>onMiningToggled(bool)</slot>
   <hints>
    <hint type="sourcelabel">
     <x>132</x>
     <y>97</y>
    </hint>
    <hint type="destinationlabel">
     <x>401</x>
     <y>296</y>
    </hint>
   </hints>
  </connection>
 </connections>
 <slots>
  <slot>mininigClicked(bool)</slot>
  <slot>showTransactionsRequested()</slot>
  <slot>showHomeRequested()</slot>
  <slot>menuFileRequested()</slot>
  <slot>menuOperationsRequested()</slot>
  <slot>menuSettingsRequested()</slot>
  <slot>showReceiveLarksRequested()</slot>
  <slot>showAddressBookRequested()</slot>
  <slot>showSendLarksRequested()</slot>
  <slot>transactionsSortOrderChanged()</slot>
  <slot>showServiceMessages()</slot>
  <slot>addAddressBookRecordRequested()</slot>
  <slot>showSignMessageRequested()</slot>
  <slot>showMessageVerificationDialogRequested()</slot>
  <slot>verifyMessageRequested()</slot>
  <slot>signMessageRequested()</slot>
  <slot>editAddressBookRecordRequested()</slot>
  <slot>useProxyChangedRequested(bool)</slot>
  <slot>gotoOverviewPage()</slot>
  <slot>gotoHistoryPage()</slot>
  <slot>gotoAddressBookPage()</slot>
  <slot>gotoReceiveCoinsPage()</slot>
  <slot>gotoSendCoinsPage()</slot>
  <slot>optionsClicked()</slot>
  <slot>aboutClicked()</slot>
  <slot>gotoSignMessageTab()</slot>
  <slot>gotoVerifyMessageTab()</slot>
  <slot>onMiningClicked()</slot>
  <slot>onMiningToggled(bool)</slot>
 </slots>
</ui>
